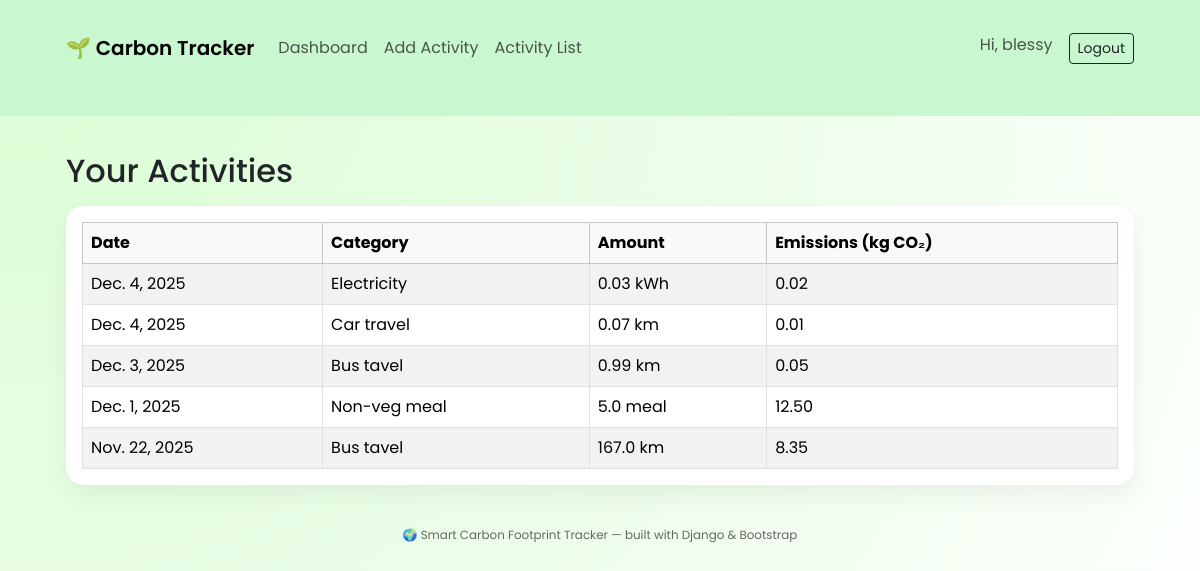
Before: /activity/list/ (signed in) with the older database file.
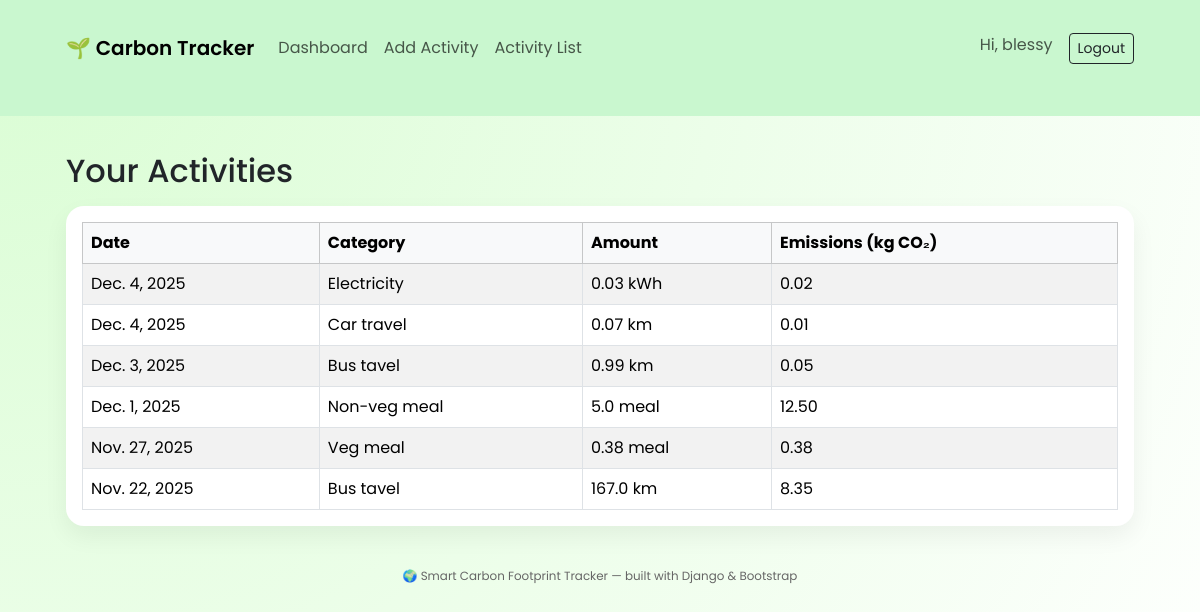
After: the same page with the newer database file.
### activityapp/models.py (models this page shows, shortened)
class ActivityLog(models.Model):
    user = models.ForeignKey(User, on_delete=models.CASCADE)
    category = models.ForeignKey(ActivityCategory, on_delete=models.CASCADE)
    amount = models.FloatField()                     # how many units (e.g. 10 kWh)
    date = models.DateField()
    @property
    def emissions(self):
        return self.amount * self.category.emission_factor

class ActivityCategory(models.Model):
    name = models.CharField(max_length=100)          # e.g. Electricity, Car Travel
    unit = models.CharField(max_length=50)           # e.g. kWh, km, meal
    emission_factor = models.FloatField(             # kg CO2 per unit
        help_text="kg CO₂ per unit"
    )

### activityapp/views.py (the view)
# urls.py: path('activity/list/', views.activity_list, name='activity_list'),
@login_required
def activity_list(request):
    logs = ActivityLog.objects.filter(user=request.user).order_by("-date")
    return render(request, "activity_list.html", {"logs": logs})

### activityapp/templates/activity_list.html
{% extends "base.html" %}
{% block content %}
<h2 class="mb-3">Your Activities</h2>
<div class="card app-card">
  <div class="card-body">
    <table class="table table-striped table-bordered mb-0">
      <thead class="table-light">
        <tr>
          <th>Date</th>
          <th>Category</th>
          <th>Amount</th>
          <th>Emissions (kg CO₂)</th>
        </tr>
      </thead>
      <tbody>
      {% for log in logs %}
        <tr>
          <td>{{ log.date }}</td>
          <td>{{ log.category.name }}</td>
          <td>{{ log.amount }} {{ log.category.unit }}</td>
          <td>{{ log.emissions|floatformat:2 }}</td>
        </tr>
      {% empty %}
        <tr>
          <td colspan="4" class="text-center">No activities logged yet.</td>
        </tr>
      {% endfor %}
      </tbody>
    </table>
  </div>
</div>
{% endblock %}

Changed rows visible on the page:
added ActivityLog: date "Nov. 27, 2025", category.name "Veg meal", amount "0.38", category.unit "meal", emissions "0.38"
